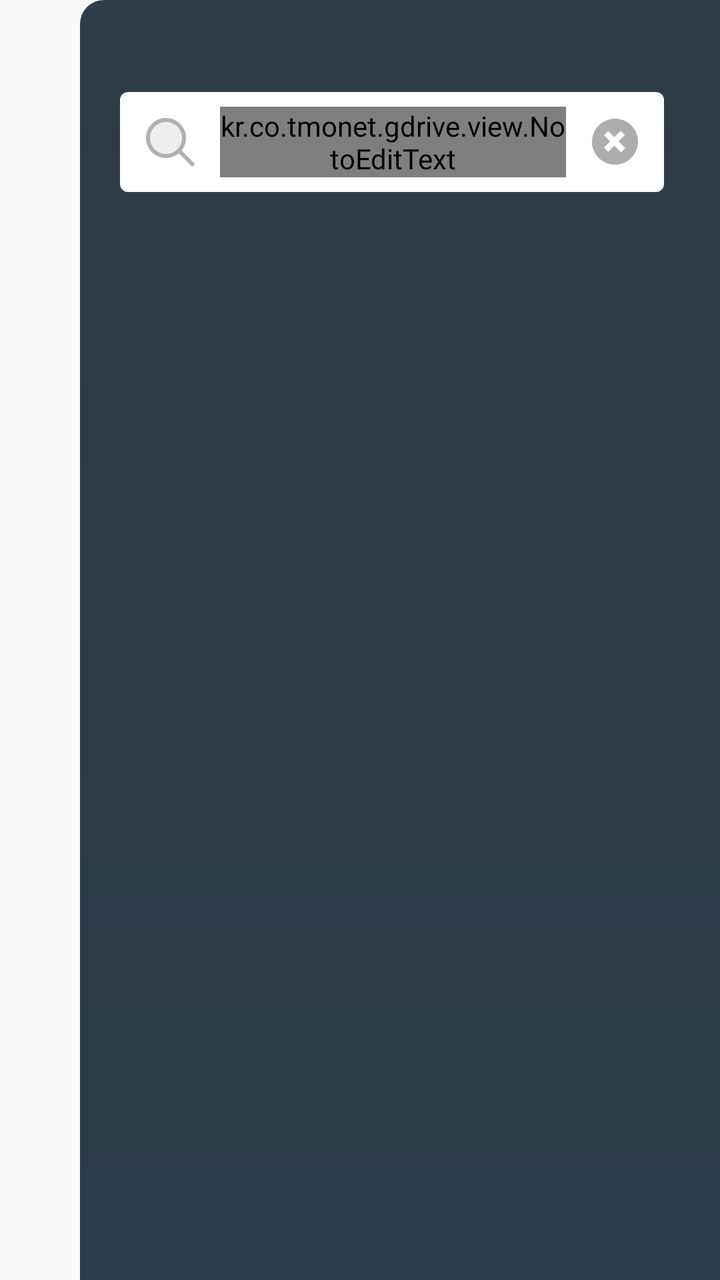
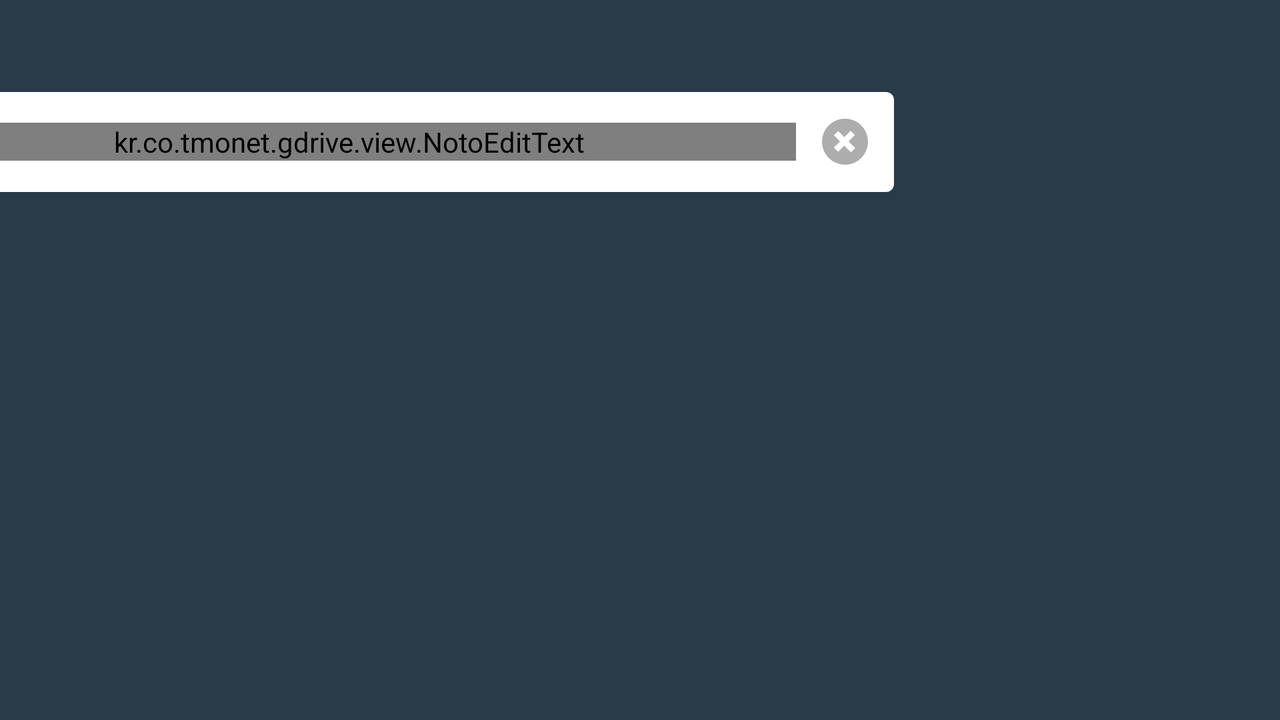

Compare how this app lays out the same screen by default and in its alternative resource folder. The renders come first, then the two layout files and the values they reference.
<!-- AndroidManifest.xml: application theme AppTheme -->
<!-- res/layout/fragment_search_address.xml -->
<?xml version="1.0" encoding="utf-8"?>
<layout
    xmlns:android="http://schemas.android.com/apk/res/android"
    xmlns:app="http://schemas.android.com/apk/res-auto"
    xmlns:tools="http://schemas.android.com/tools"
    tools:context=".controller.fragment.SearchAddressDialogFragment">

    <FrameLayout
        android:id="@+id/search_address_layout"
        android:layout_width="match_parent"
        android:layout_height="match_parent">

        <LinearLayout
            android:layout_width="720dp"
            android:layout_height="1084dp"
            android:layout_gravity="top|start"
            android:layout_marginLeft="40dp"
            android:layout_marginStart="40dp"
            android:background="@drawable/shape_dark_bg_radius12"
            android:orientation="vertical">

            <LinearLayout
                android:layout_width="match_parent"
                android:layout_height="wrap_content"
                android:layout_marginTop="20dp"
                android:gravity="center_vertical"
                android:orientation="horizontal"
                android:padding="20dp">

                <LinearLayout
                    android:layout_width="0dp"
                    android:layout_height="wrap_content"
                    android:layout_weight="1"
                    android:background="@drawable/shape_white_bg_radius4"
                    android:foreground="?attr/selectableItemBackgroundBorderless"
                    android:gravity="center_vertical"
                    android:orientation="horizontal">

                    <ImageView
                        android:layout_width="wrap_content"
                        android:layout_height="wrap_content"
                        android:padding="12dp"
                        android:src="@drawable/ic_search"/>

                    <kr.co.tmonet.gdrive.view.NotoEditText
                        android:id="@+id/search_edit_text"
                        android:layout_width="0dp"
                        android:layout_height="wrap_content"
                        android:layout_weight="1"
                        android:background="@android:color/transparent"
                        android:hint="@string/title_search_hint"
                        android:imeOptions="actionDone"
                        android:inputType="text"
                        android:maxLines="1"
                        android:textColor="@color/colorBlack70"
                        android:textColorHint="@color/colorBlack40"
                        android:textSize="18sp">

                        <requestFocus/>
                    </kr.co.tmonet.gdrive.view.NotoEditText>

                    <ImageView
                        android:id="@+id/search_clear_image_view"
                        android:layout_width="wrap_content"
                        android:layout_height="wrap_content"
                        android:padding="12dp"
                        android:src="@drawable/ic_search_clear"/>
                </LinearLayout>

                <LinearLayout
                    android:layout_width="wrap_content"
                    android:layout_height="wrap_content"
                    android:layout_marginLeft="30dp"
                    android:layout_marginStart="30dp"
                    android:gravity="center"
                    android:orientation="vertical">

                    <kr.co.tmonet.gdrive.view.NotoTextView
                        android:layout_width="wrap_content"
                        android:layout_height="wrap_content"
                        android:text="@string/title_search_result"
                        android:textColor="@color/colorWhite"
                        android:textSize="16sp"/>

                    <kr.co.tmonet.gdrive.view.NotoTextView
                        android:id="@+id/result_count_text_view"
                        android:layout_width="wrap_content"
                        android:layout_height="wrap_content"
                        android:textColor="@color/colorSkyBlue"
                        android:textSize="24sp"
                        app:fontStyle="bold"
                        tools:text="총 6건"/>

                </LinearLayout>

                <ImageView
                    android:id="@+id/close_image_view"
                    android:layout_width="wrap_content"
                    android:layout_height="wrap_content"
                    android:layout_marginLeft="74dp"
                    android:layout_marginStart="74dp"
                    android:src="@drawable/ic_close"/>

            </LinearLayout>

            <View
                android:layout_width="match_parent"
                android:layout_height="1dp"
                android:layout_marginBottom="12dp"
                android:background="@color/colorDarkBlueGrey"/>

            <FrameLayout
                android:layout_width="match_parent"
                android:layout_height="wrap_content"
                android:padding="20dp">

                <android.support.v7.widget.RecyclerView
                    android:id="@+id/search_recycler_view"
                    android:layout_width="match_parent"
                    android:layout_height="wrap_content"/>

                <LinearLayout
                    android:id="@+id/empty_layout"
                    android:layout_width="wrap_content"
                    android:layout_height="wrap_content"
                    android:visibility="gone">

                    <kr.co.tmonet.gdrive.view.NotoTextView
                        android:layout_width="wrap_content"
                        android:layout_height="wrap_content"
                        android:text="@string/title_msg_empty_result"
                        android:textColor="@color/colorWhite"/>
                </LinearLayout>
            </FrameLayout>
        </LinearLayout>
    </FrameLayout>
</layout>
<!-- resources referenced by this layout -->
<resources>
  <color name="colorBlack40">#66202020</color>
  <color name="colorBlack70">#b3202020</color>
  <color name="colorSkyBlue">#4abfff</color>
  <color name="colorWhite">#ffffff</color>
  <!-- drawable ic_close: png bitmap (drawable-xxhdpi, 8571 bytes) -->
  <!-- drawable ic_search: png bitmap (drawable-xxhdpi, 2309 bytes) -->
  <!-- drawable ic_search_clear: png bitmap (drawable-xxhdpi, 1958 bytes) -->
  <!-- drawable shape_dark_bg_radius12 (drawable) -->
  <?xml version="1.0" encoding="utf-8"?>
  <shape xmlns:android="http://schemas.android.com/apk/res/android"
         android:shape="rectangle">
  
      <gradient
          android:angle="90"
          android:endColor="@color/colorCharcoalGrey"
          android:startColor="@color/colorDark97"/>
  
      <corners
          android:radius="12dp"/>
  </shape>
  <!-- drawable shape_white_bg_radius4 (drawable) -->
  <?xml version="1.0" encoding="utf-8"?>
  <shape xmlns:android="http://schemas.android.com/apk/res/android"
         android:shape="rectangle">
      <solid android:color="@color/colorWhite"/>
      <corners android:radius="4dp"/>
  </shape>
  <string name="title_msg_empty_result">검색 결과가 없습니다.</string>
  <string name="title_search_hint">목적지를 입력하세요</string>
  <string name="title_search_result">검색결과</string>
  <style name="AppTheme" parent="Theme.AppCompat.Light.NoActionBar">
          
          <item name="colorPrimary">@color/colorPrimary</item>
          <item name="colorPrimaryDark">@color/colorPrimaryDark</item>
          <item name="colorAccent">@color/colorAccent</item>
          <item name="android:windowFullscreen">true</item>
      </style>
  <color name="colorCharcoalGrey">#303d47</color>
  <color name="colorDark97">#f8233643</color>
  <color name="colorPrimary">#3F51B5</color>
  <color name="colorPrimaryDark">#303F9F</color>
  <color name="colorAccent">#FF4081</color>
</resources>
<!-- res/layout-land/fragment_search_address.xml (the repository's variant of the layout above) -->
<!-- drawn on the phone turned sideways -->
<?xml version="1.0" encoding="utf-8"?>
<layout
    xmlns:android="http://schemas.android.com/apk/res/android"
    xmlns:app="http://schemas.android.com/apk/res-auto"
    xmlns:tools="http://schemas.android.com/tools"
    tools:context=".controller.fragment.SearchAddressDialogFragment">

    <FrameLayout
        android:id="@+id/search_address_layout"
        android:layout_width="match_parent"
        android:layout_height="match_parent">

        <LinearLayout
            android:layout_width="878dp"
            android:layout_height="644dp"
            android:layout_gravity="center_horizontal"
            android:background="@drawable/shape_dark_bg_bottom_radius12"
            android:orientation="vertical">

            <LinearLayout
                android:layout_width="match_parent"
                android:layout_height="wrap_content"
                android:layout_marginTop="20dp"
                android:gravity="center_vertical"
                android:orientation="horizontal"
                android:padding="20dp">

                <LinearLayout
                    android:layout_width="0dp"
                    android:layout_height="wrap_content"
                    android:layout_weight="1"
                    android:background="@drawable/shape_white_bg_radius4"
                    android:foreground="?attr/selectableItemBackgroundBorderless"
                    android:gravity="center_vertical"
                    android:orientation="horizontal">

                    <ImageView
                        android:layout_width="wrap_content"
                        android:layout_height="wrap_content"
                        android:padding="12dp"
                        android:src="@drawable/ic_search"/>

                    <kr.co.tmonet.gdrive.view.NotoEditText
                        android:id="@+id/search_edit_text"
                        android:layout_width="0dp"
                        android:layout_height="wrap_content"
                        android:layout_weight="1"
                        android:background="@android:color/transparent"
                        android:hint="@string/title_search_hint"
                        android:imeOptions="actionDone"
                        android:inputType="text"
                        android:maxLines="1"
                        android:textColor="@color/colorBlack70"
                        android:textColorHint="@color/colorBlack40"
                        android:textSize="18sp">

                        <requestFocus/>
                    </kr.co.tmonet.gdrive.view.NotoEditText>

                    <ImageView
                        android:id="@+id/search_clear_image_view"
                        android:layout_width="wrap_content"
                        android:layout_height="wrap_content"
                        android:padding="12dp"
                        android:src="@drawable/ic_search_clear"/>
                </LinearLayout>

                <LinearLayout
                    android:visibility="gone"
                    android:id="@+id/result_count_layout"
                    android:layout_width="wrap_content"
                    android:layout_height="wrap_content"
                    android:layout_marginLeft="30dp"
                    android:layout_marginStart="30dp"
                    android:gravity="center"
                    android:orientation="vertical">

                    <kr.co.tmonet.gdrive.view.NotoTextView
                        android:layout_width="wrap_content"
                        android:layout_height="wrap_content"
                        android:text="@string/title_search_result"
                        android:textColor="@color/colorWhite"
                        android:textSize="16sp"/>

                    <kr.co.tmonet.gdrive.view.NotoTextView
                        android:id="@+id/result_count_text_view"
                        android:layout_width="wrap_content"
                        android:layout_height="wrap_content"
                        android:textColor="@color/colorSkyBlue"
                        android:textSize="24sp"
                        app:fontStyle="bold"
                        tools:text="총 6건"/>

                </LinearLayout>

                <ImageView
                    android:id="@+id/close_image_view"
                    android:layout_width="wrap_content"
                    android:layout_height="wrap_content"
                    android:layout_marginLeft="230dp"
                    android:layout_marginStart="230dp"
                    android:src="@drawable/ic_close"/>

            </LinearLayout>

            <View
                android:layout_width="match_parent"
                android:layout_height="1dp"
                android:layout_marginBottom="12dp"
                android:background="@color/colorDarkBlueGrey"/>

            <FrameLayout
                android:layout_width="match_parent"
                android:layout_height="wrap_content"
                android:padding="20dp">

                <android.support.v7.widget.RecyclerView
                    android:id="@+id/search_recycler_view"
                    android:layout_width="match_parent"
                    android:layout_height="wrap_content"/>

                <LinearLayout
                    android:id="@+id/empty_layout"
                    android:layout_width="match_parent"
                    android:layout_height="wrap_content"
                    android:layout_marginTop="110dp"
                    android:gravity="center"
                    android:orientation="vertical"
                    android:visibility="gone">

                    <ImageView
                        android:layout_width="wrap_content"
                        android:layout_height="wrap_content"
                        android:src="@drawable/ic_empty_result"/>

                    <kr.co.tmonet.gdrive.view.NotoTextView
                        android:layout_width="wrap_content"
                        android:layout_height="wrap_content"
                        android:layout_marginTop="22dp"
                        android:gravity="center"
                        android:text="@string/title_msg_empty_result"
                        android:textColor="@color/colorWhite"
                        android:textSize="18sp"
                        app:fontStyle="demilight"/>
                </LinearLayout>
            </FrameLayout>
        </LinearLayout>
    </FrameLayout>
</layout>
<!-- resources referenced by the variant -->
<!-- as the phone turned sideways resolves them -->
<resources>
  <color name="colorBlack40">#66202020</color>
  <color name="colorBlack70">#b3202020</color>
  <color name="colorSkyBlue">#4abfff</color>
  <color name="colorWhite">#ffffff</color>
  <!-- drawable ic_close: png bitmap (drawable-xxhdpi, 8571 bytes) -->
  <!-- drawable ic_empty_result: png bitmap (drawable-xxhdpi, 12853 bytes) -->
  <!-- drawable ic_search: png bitmap (drawable-xxhdpi, 2309 bytes) -->
  <!-- drawable ic_search_clear: png bitmap (drawable-xxhdpi, 1958 bytes) -->
  <!-- drawable shape_dark_bg_bottom_radius12 (drawable) -->
  <?xml version="1.0" encoding="utf-8"?>
  <shape xmlns:android="http://schemas.android.com/apk/res/android"
         android:shape="rectangle">
      <solid android:color="@color/colorDark97"/>
      <corners
          android:bottomLeftRadius="12dp"
          android:bottomRightRadius="12dp"/>
  </shape>
  <!-- drawable shape_white_bg_radius4 (drawable) -->
  <?xml version="1.0" encoding="utf-8"?>
  <shape xmlns:android="http://schemas.android.com/apk/res/android"
         android:shape="rectangle">
      <solid android:color="@color/colorWhite"/>
      <corners android:radius="4dp"/>
  </shape>
  <string name="title_msg_empty_result">검색 결과가 없습니다.</string>
  <string name="title_search_hint">목적지를 입력하세요</string>
  <string name="title_search_result">검색결과</string>
  <style name="AppTheme" parent="Theme.AppCompat.Light.NoActionBar">
          
          <item name="colorPrimary">@color/colorPrimary</item>
          <item name="colorPrimaryDark">@color/colorPrimaryDark</item>
          <item name="colorAccent">@color/colorAccent</item>
          <item name="android:windowFullscreen">true</item>
      </style>
  <color name="colorDark97">#f8233643</color>
  <color name="colorPrimary">#3F51B5</color>
  <color name="colorPrimaryDark">#303F9F</color>
  <color name="colorAccent">#FF4081</color>
</resources>
